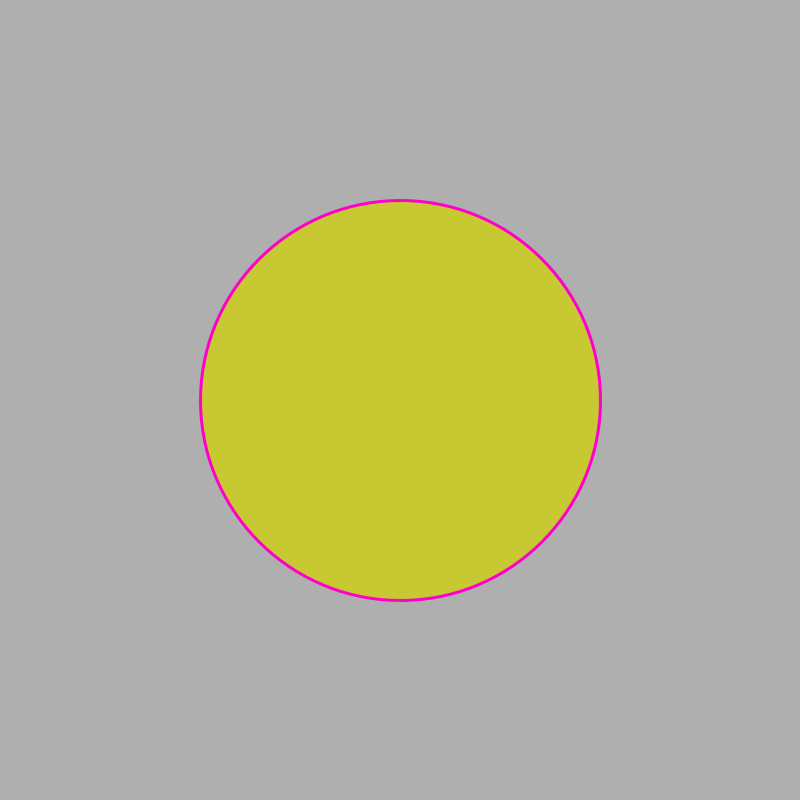
Frame 1 (no input)
Frame 60 (the mouse pressed at the canvas centre just before this capture): identical to frame 1, image omitted
Frame 120 (the mouse held since frame 60 and released just before this capture): identical to frame 1, image omitted

The Processing sketch that drew this single still picture (run headless with seeded random() and noise(); from frame 60 on, the mouse is pressed at the canvas centre):

// Processing sketch: fancycircle
// ── fancycircle.pde
//returnType functionName( arguments )
//{
  //code goes here
//}

void setup() {
  size(800,800);
  smooth();
}

void draw() {
  background(175);
  
  drawFancyCircle();
}

void drawFancyCircle() {
  stroke(255,0,200);
  strokeWeight(3);
  fill(200,200,50);
  ellipse(400,400,400,400);
}
